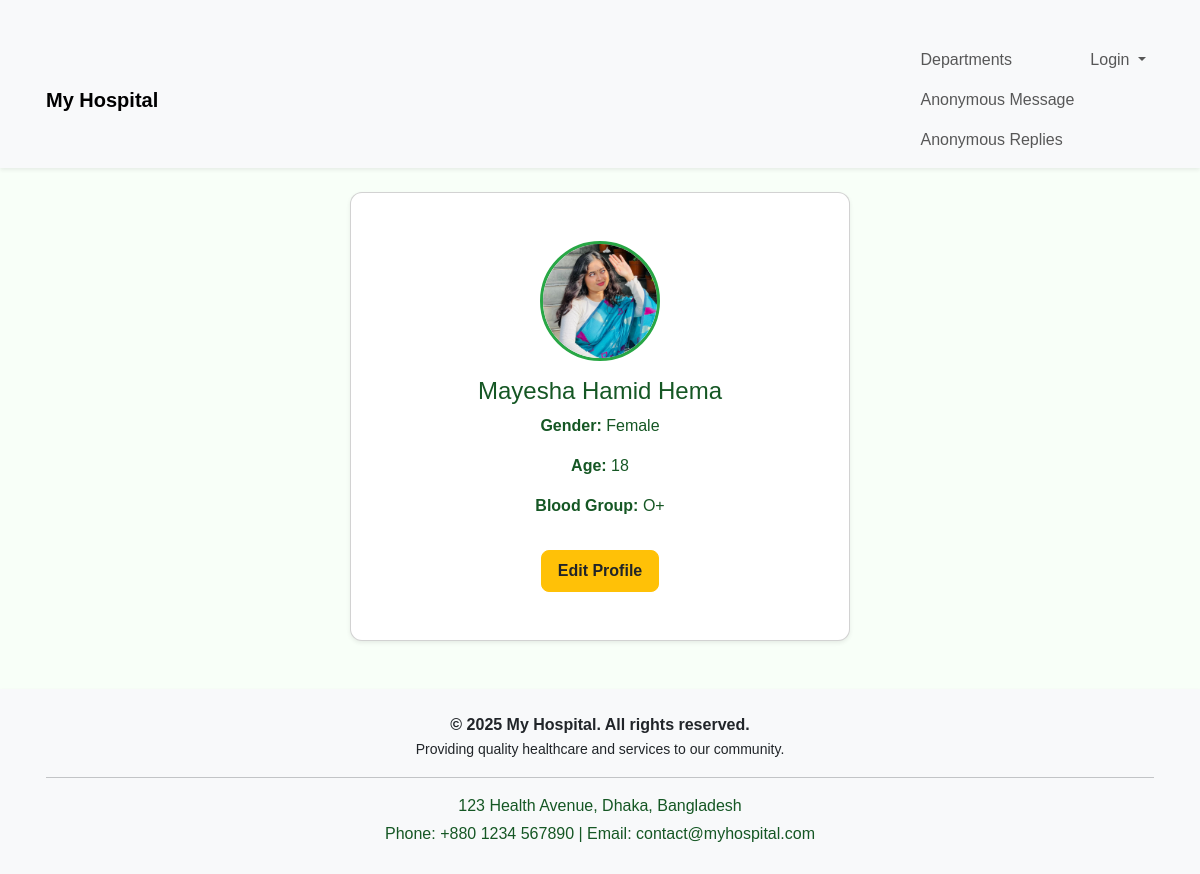
The page /doctors/profile/ (signed in) on the database its author committed.
### doctors/models.py (models this page shows, shortened)
class PatientProfile(models.Model):
    user = models.OneToOneField(User, on_delete=models.CASCADE)
    profile_picture = models.ImageField(upload_to='profile_pics/', blank=True, null=True)
    name = models.CharField(max_length=100)
    gender_choices = [
        ('M', 'Male'),
        ('F', 'Female'),
        ('O', 'Other'),
    ]
    gender = models.CharField(max_length=1, choices=gender_choices)
    age = models.PositiveIntegerField()
    blood_group_choices = [
        ('A+', 'A+'),
        ('A-', 'A-'),
        ('B+', 'B+'),
        ('B-', 'B-'),
        ('O+', 'O+'),
        ('O-', 'O-'),
        ('AB+', 'AB+'),
        ('AB-', 'AB-'),
    ]
    blood_group = models.CharField(max_length=3, choices=blood_group_choices)

### doctors/views.py (the view)
# urls.py: path('profile/', views.profile_detail, name='profile_detail'),
@login_required
def profile_detail(request):
    try:
        profile = PatientProfile.objects.get(user=request.user)
    except PatientProfile.DoesNotExist:
        profile = None
    return render(request, 'profile_detail.html', {'profile': profile})

### templates/profile_detail.html (shortened to what this page needs)
{% extends 'base.html' %}
{% load static %}
{% block content %}
<link rel="stylesheet" href="{% static 'patient_profile.css' %}">
<div class="container mt-4">
    {% if profile %}
        <div class="card mx-auto shadow-sm" style="max-width: 500px;">
            <div class="card-body text-center">
                {% if profile.profile_picture %}
                    <img src="{{ profile.profile_picture.url }}" class="rounded-circle mb-3" width="120" height="120">
                {% else %}
                    <img src="https://via.placeholder.com/120" class="rounded-circle mb-3">
                {% endif %}
                <h4 class="card-title">{{ profile.name }}</h4>
                <p class="card-text"><strong>Gender:</strong> {{ profile.get_gender_display }}</p>
                <p class="card-text"><strong>Age:</strong> {{ profile.age }}</p>
                <p class="card-text"><strong>Blood Group:</strong> {{ profile.blood_group }}</p>
                <a href="{% url 'edit_patient_profile' %}" class="btn btn-warning mt-3">Edit Profile</a>
            </div>
        </div>
    {% else %}
        <div class="text-center">
            <p>You have not created your profile yet.</p>
            <a href="{% url 'create_patient_profile' %}" class="btn btn-primary">Create Profile</a>
        </div>
    {% endif %}
</div>
{% endblock %}

### static/patient_profile.css (style rules this page uses)
body { background-color: #f8fff8; font-family: Arial, sans-serif; }
.container { margin-top: 2rem; padding: 0 1rem; }
.card { background-color: #fff; border-radius: 12px; box-shadow: 0 2px 10px rgba(40, 167, 69, 0.1); padding: 2rem; }
.card-body { text-align: center; }
.card img.rounded-circle { border: 3px solid #28a745; object-fit: cover; }
.card-title { color: #155724; font-size: 1.5rem; margin-bottom: 0.5rem; }
.card-text { color: #155724; font-size: 1rem; margin-bottom: 0.25rem; }
.btn-primary, .btn-warning { border-radius: 8px; padding: 0.5rem 1rem; margin-top: 1rem; font-weight: bold; }
.btn-warning { background-color: #ffc107; border-color: #ffc107; color: #212529; }
.text-center p { font-size: 1rem; color: #155724; margin-bottom: 1rem; }

### rows shown on the page
PatientProfile: profile_picture (picture), name "Mayesha Hamid Hema", gender "Female", age "18", blood_group "O+"
